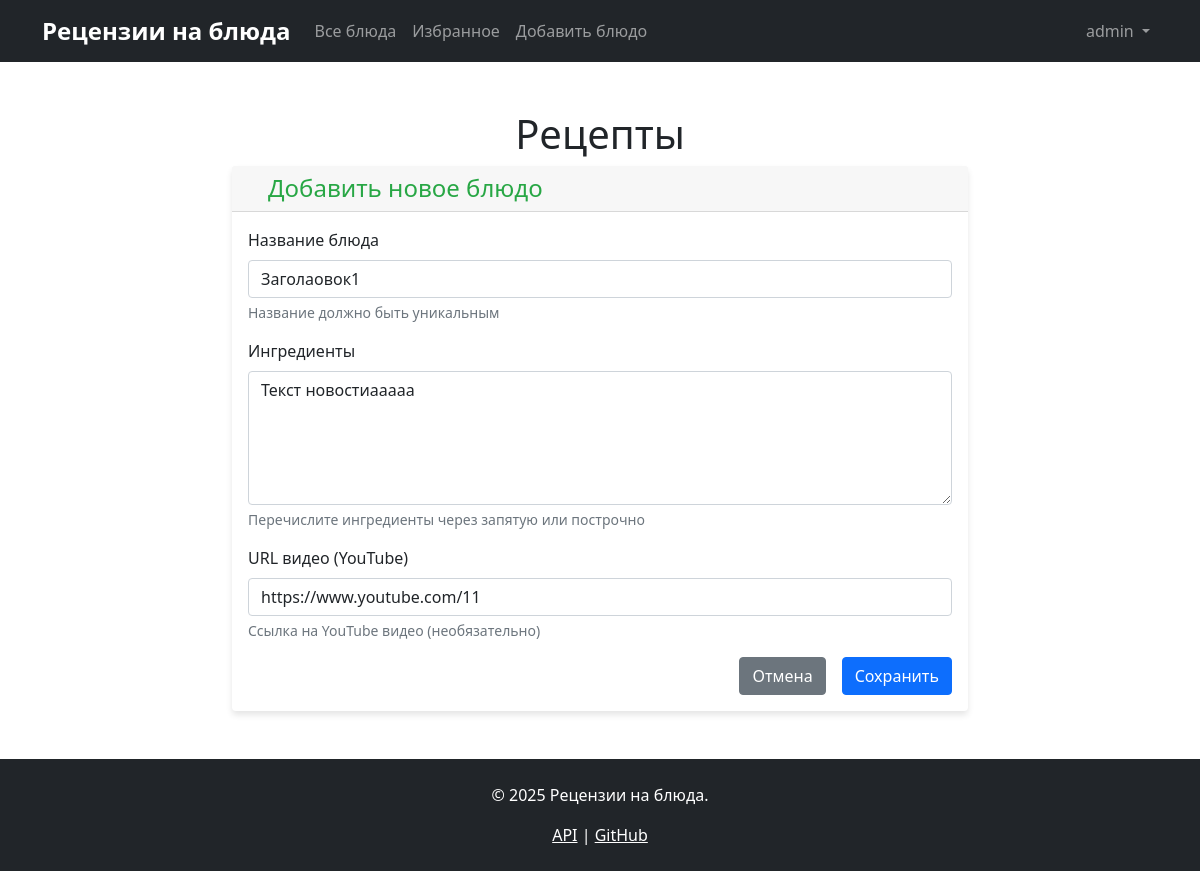
/dishes/9/edit (signed in), run on an earlier commit of the app's database.
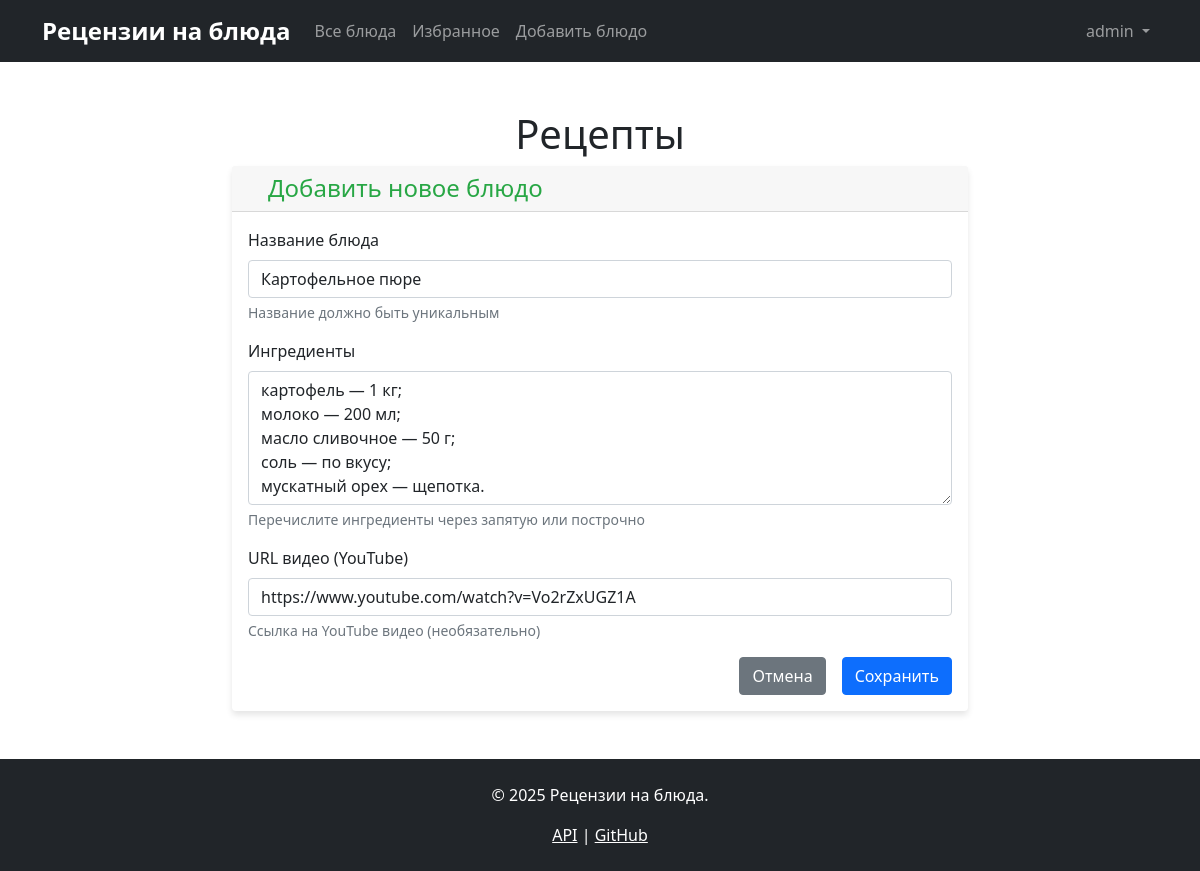
And on a later commit of the database.
### data/dishes.py (models this page shows, shortened)
class Dish(SqlAlchemyBase, SerializerMixin):
    __tablename__ = 'dishes'
    id = sqlalchemy.Column(sqlalchemy.Integer,
                           primary_key=True, autoincrement=True)
    name = sqlalchemy.Column(sqlalchemy.String, nullable=True, unique=True)
    ingredients = sqlalchemy.Column(sqlalchemy.Text, nullable=True)
    url = sqlalchemy.Column(sqlalchemy.String, nullable=True)
    author_id = sqlalchemy.Column(sqlalchemy.Integer,
                                  sqlalchemy.ForeignKey("users.id"),
                                  nullable=True)
    ratings = orm.relationship("DishRating", back_populates='dish')
    favourites = orm.relationship("Favourite", back_populates='dish')
    author = orm.relationship('User', backref='created_dishes')

### blueprints/dishes.py (the view, shortened to what this page needs)
@dishes_bp.route('/dishes/<int:dish_id>/edit', methods=['GET', 'POST'])
@login_required
def edit_dish(dish_id):
    session = db_session.create_session()
    dish = session.query(Dish).get(dish_id)
    if not dish:
        flash('Блюдо не найдено', 'danger')
        session.close()
        return redirect(url_for('dishes.dishes_list'))
    if not can_edit_dish(dish, current_user):
        flash('У вас нет прав для редактирования этого блюда', 'danger')
        session.close()
        return redirect(url_for('dishes.dishes_list', dish_id=dish_id))
    form = AddDishForm()
    if request.method == 'GET':
        form.name.data = dish.name
        form.ingredients.data = dish.ingredients
        form.url.data = dish.url
    session.close()
    return render_template('add_dish.html',
                           title='Редактировать блюдо1',
                           form=form,
                           get_navbar=get_navbar(),
                           get_footer=get_footer())

### forms/dish.py (shortened to what this page needs)
class AddDishForm(FlaskForm):
    name = StringField('Название блюда', validators=[DataRequired()])
    ingredients = TextAreaField('Ингредиенты', validators=[DataRequired()])
    url = StringField('URL видео (YouTube)',
                      validators=[Optional(), URL(message='Пожалуйста, введите корректную ссылку на YouTube видео')])
    submit = SubmitField('Сохранить')

### app.py (called while the page is built)
def get_footer():
    return '''<footer class="bg-dark text-white py-4 mt-5">
        <div class="container text-center">
            <p>&copy; 2025 Рецензии на блюда.</p>
            <p class="mb-0">
                <a href="/api/dishes" class="text-white">API</a> |
                <a href="https://github.com" class="text-white">GitHub</a>
            </p>
        </div>
    </footer>'''

@login_manager.user_loader
def load_user(user_id):
    session = db_session.create_session()
    return session.query(User).get(int(user_id))

### blueprints/dishes.py (called while the page is built)
def can_edit_dish(dish, user):
    if not user.is_authenticated:
        return False
    if user.id == 1:
        return True
    if dish.author_id == user.id:
        return True
    return False

def get_navbar():
    from app import get_navbar as app_get_navbar
    return app_get_navbar()

### templates/add_dish.html (shortened to what this page needs)
{% extends "base.html" %}
{% block content %}
<div class="row justify-content-center">
    <div class="col-md-8">
        <div class="card">
            <div class="card-header">
                <h4 class="mb-0"> Добавить новое блюдо</h4>
            </div>
            <div class="card-body">
                <form method="POST">
                    <div class="mb-3">
                        {{ form.name.label(class="form-label") }}
                        {{ form.name(class="form-control" + (" is-invalid" if form.name.errors else "")) }}
                        <div class="form-text">Название должно быть уникальным</div>
                    </div>
                    <div class="mb-3">
                        {{ form.ingredients.label(class="form-label") }}
                        {{ form.ingredients(class="form-control" + (" is-invalid" if form.ingredients.errors else ""), rows=5) }}
                        <div class="form-text">Перечислите ингредиенты через запятую или построчно</div>
                    </div>
                    <div class="mb-3">
                        {{ form.url.label(class="form-label") }}
                        {{ form.url(class="form-control" + (" is-invalid" if form.url.errors else "")) }}
                        <div class="form-text">Ссылка на YouTube видео (необязательно)</div>
                    </div>
                    <div class="d-grid gap-2 d-md-flex justify-content-md-end">
                        <a href="{{ url_for('dishes.dishes_list') }}" class="btn btn-secondary me-md-2">Отмена</a>
                        {{ form.submit(class="btn btn-primary") }}
                    </div>
                </form>
            </div>
        </div>
    </div>
</div>
{% endblock %}

What changed in the data, as far as the page shows it:
changed Dish: name "Заголaовок1" → "Картофельное пюре"; ingredients "Текст новостиaaaaa" → "картофель — 1 кг; молоко — 200 мл; масло сливочное — 50 г; соль — по вкусу; мускатный орех — щепотка."; url "https://www.youtube.com/11" → "https://www.youtube.com/watch?v=Vo2rZxUGZ1A"
